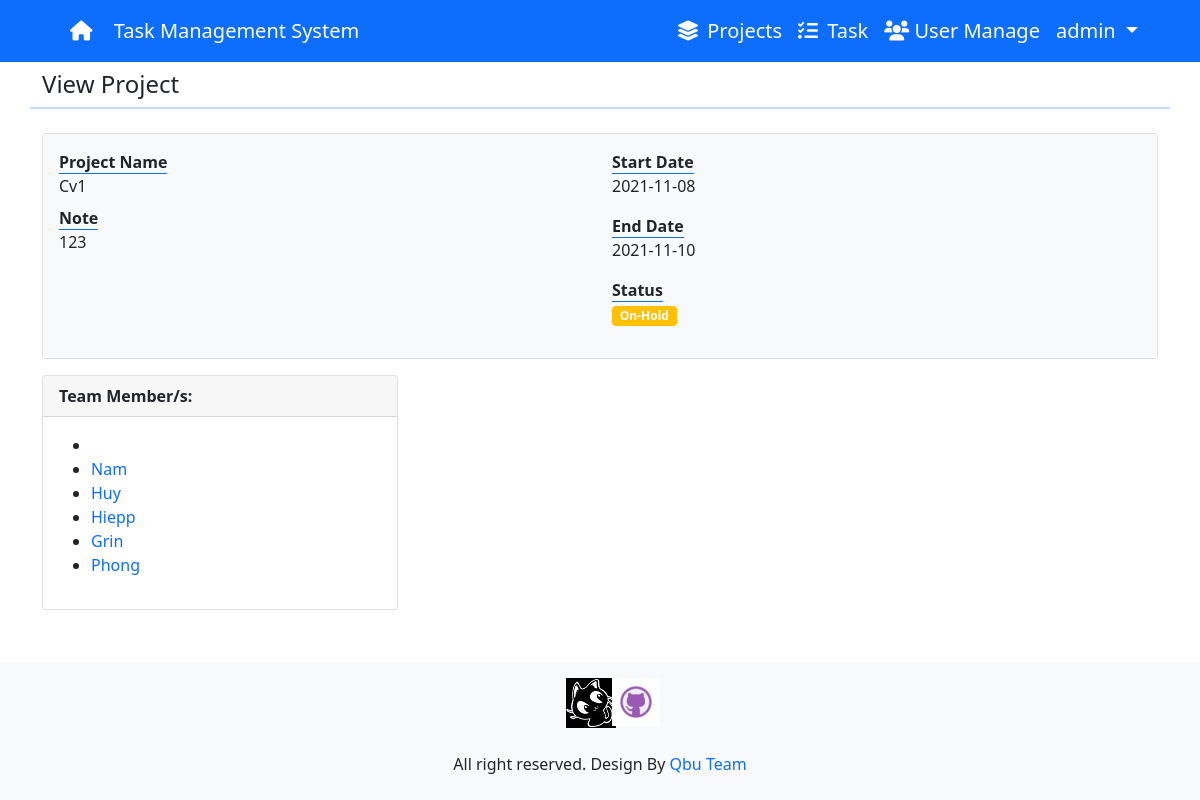
Page /View/view_project.php?id=6 (signed in) on the committed database.
### tables this page shows
CREATE TABLE `tb_project` (
  `pj_id` int(100) UNSIGNED NOT NULL,
  `pj_name` varchar(100) NOT NULL,
  `pj_note` varchar(300) NOT NULL,
  `pj_start` date NOT NULL,
  `pj_end` date NOT NULL,
  `pj_status` tinyint(4) NOT NULL,
  `pj_manager` int(10) UNSIGNED NOT NULL,
  `pj_createdtime` datetime NOT NULL DEFAULT current_timestamp()
);

CREATE TABLE `tb_user` (
  `user_id` int(10) UNSIGNED NOT NULL,
  `user_nick` varchar(100) NOT NULL,
  `user_name` varchar(100) NOT NULL,
  `user_pass` varchar(100) NOT NULL,
  `user_email` varchar(100) NOT NULL,
  `user_code` varchar(300) NOT NULL,
  `user_level` tinyint(1) NOT NULL DEFAULT 0,
  `user_regisdate` datetime NOT NULL DEFAULT current_timestamp(),
  `user_status` tinyint(1) NOT NULL DEFAULT 0
);

### View/view_project.php (the view, shortened to what this page needs)
<?php
    if(isset($_SESSION['CurrentUser'])){
        include('../reuse/header.php');
        include('../reuse/config.php');
?>
<?php
$id = $_GET['id'];
$sql1 = "SELECT * FROM tb_project WHERE pj_id = '$id'";
$result1 = mysqli_query($conn, $sql1);
$row1 = mysqli_fetch_assoc($result1);
$pj_name = $row1['pj_name'];
$pj_status = $row1['pj_status'];
$pj_start = $row1['pj_start'];
$pj_end = $row1['pj_end'];
$pj_note = $row1['pj_note'];
?>
<div class="content-header">
    <div class="container ">
        <div class="row mb-2 mt-2 ">
            <div class="col-sm-4">
                <h4>View Project</h4>
            </div>
            <hr class="border border-bottom-5 border-primary">
        </div>
    </div>
</div>
<div class="col-lg-12 container">
    <div class="card card-outline card-primary">
        <div class="card-body bg-light">
            <div class="col-md-12">
                <div class="row">
                    <div class="col-sm-6">
                        <dl>
                            <dt><b class="border-bottom border-primary ">Project Name</b></dt>
                            <dd><?php echo ucwords($pj_name) ?></dd>
                            <dt><b class="border-bottom border-primary">Note</b></dt>
                            <dd><?php echo ucwords($pj_note) ?></dd>
                        </dl>
                    </div>
                    <div class="col-md-6">
                        <dl>
                            <dt><b class="border-bottom border-primary">Start Date</b></dt>
                            <dd><?php echo ucwords($pj_start) ?></dd>
                        </dl>
                        <dl>
                            <dt><b class="border-bottom border-primary">End Date</b></dt>
                            <dd><?php echo ucwords($pj_end) ?></dd>
                        </dl>
                        <dl>
                            <dt><b class="border-bottom border-primary">Status</b></dt>
                            <dd>
                                <?php
                                    if ($pj_status == 1) {
                                        echo '<td ><span class="badge bg-secondary">Pending</span></td>';
                                    } else if ($pj_status == 2) {
                                        echo '<td><span class="badge bg-warning">On-Hold</span></td>';
                                    } else {
                                        echo '<td><span class="badge bg-success">Done</span></td>';
                                    }
                                ?>
                            </dd>
                        </dl>
                    </div>
                </div>
            </div>
        </div>
    </div>
    <div class="row mt-3">
        <div class="col-md-4">
            <div class="card card-outline ">
                <div class="card-header">
                    <span><b>Team Member/s:</b></span>
                </div>
                <div class="card-body">
                    <ul class="users-list-name">
                        <?php
                        $sql = "SELECT * FROM tb_user";
                        $result = mysqli_query($conn, $sql);
                        while ($row = mysqli_fetch_assoc($result)) {
                        ?>
                            <li>
                                <a class="text-decoration-none" href="javascript:void(0)"><?php echo ucwords($row['user_name']) ?></a>
                            </li>
                        <?php
                        }
                        ?>
                </div>
            </div>
        </div>
    </div>
</div>
<?php
include('../reuse/footer.php');
}else header("Location: ../index.php");
?>

### reuse/header.php (shortened to what this page needs)
<!DOCTYPE html>
<html lang="en">
<head>
    <link href="https://cdn.jsdelivr.net/npm/bootstrap@5.0.2/dist/css/bootstrap.min.css" rel="stylesheet"
>
    <link rel="stylesheet" href="https://cdnjs.cloudflare.com/ajax/libs/font-awesome/6.0.0-beta2/css/all.min.css"
 />
    <link rel="stylesheet" href="../asset/css/select2.css">
</head>
<body>
    <header class="container-fluid bg-primary">
        <div class="container">
            <nav class="navbar navbar-expand-lg navbar-dark bg-primary">
                <div class="container-fluid">
                    <a class="navbar-brand fs-5 ps-3" href="../View/home.php"><i class="fas fa-home me-3"></i> Task Management
                        System</a>
                    <div class="collapse navbar-collapse" id="navbarSupportedContent">
                        <ul class="navbar-nav ms-auto mb-2 mb-lg-0 fs-5">
                            <li class="nav-item">
                                <a class="nav-link text-white" href="../View/project_list.php"><i
                                        class="fas fa-layer-group me-1"></i> Projects</a>
                            </li>
                            <li class="nav-item">
                                <a class="nav-link text-white" href="../View/task_list.php"><i
                                        class="fas fa-tasks me-1"></i> Task</a>
                            </li>
                            <?php
                                if ($_SESSION['CurrentLevel']==1) {
                            ?> <li class="nav-item">
                                <a class="nav-link text-white" href="../View/user_list.php"><i class="fas fa-users"></i> User Manage</a>
                            </li> <?php
                            }
                            ?>
                            <li class="nav-item dropdown">
                                <a class="nav-link dropdown-toggle text-white" href="#" id="navbarDropdown"
                                    role="button" data-bs-toggle="dropdown" aria-expanded="false">
                                    <?php
                                    if (isset($_SESSION['CurrentUser'])) {
                                        echo $_SESSION['CurrentUser'] ;
                                    } else {
                                        echo "Username";
                                    }
                                    ?>
                                </a>
                            </li>
                        </ul>
                    </div>
                </div>
            </nav>
        </div>
    </header>

### reuse/footer.php (shortened to what this page needs)
<div class="footer bg-light" style="position: absolute;bottom: 0; width: 100%; line-height: 40px; background: #5286f3;">
            <div class="container">
                <div class="row col-6 justify-content-center pt-3 pb-3 m-auto">
                    <div class="col-1">
                    <a href="#"><img src="../asset/imgs/LogoTeam.jpg" alt="#"></a>
                    </div>
                    <div class="col-1 ">
                    <a href="https://github.com/Nam311hnvn/Work-Management-And-AFQAAAAAdAAAAABAF" alt=""><img src="../asset/imgs/GitLogo.jpg" alt=""></a>
                    </div>
                </div>
                <div class="row col">
                    <p class="text-center">All right reserved. Design By <a href="#" class="text-decoration-none coppyright">Qbu Team</a></p>
                </div>
            </div>
        </div>
</body>
</html>

### rows in the picture
tb_project: pj_name "Cv1", pj_note "123", pj_start "2021-11-08", pj_end "2021-11-10"
tb_user: user_name "Nam"
tb_user: user_name "Huy"
tb_user: user_name "Hiepp"
tb_user: user_name "Grin"
tb_user: user_name "Phong"

### other values in the picture
$_SESSION['CurrentUser'] "admin"
